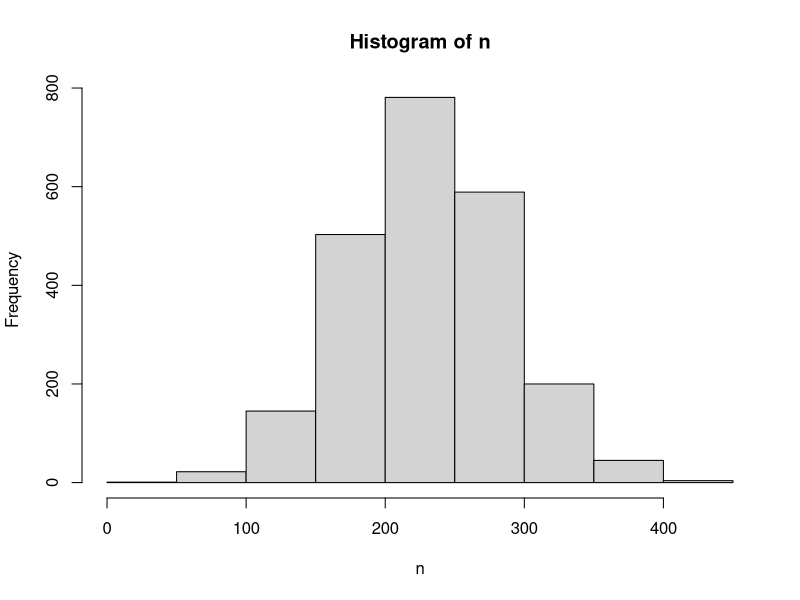

Here is the R script that generated this plot:
#Bruna Oliveira - Priscilla Overbeck de Oliveira - Suzane Job Menon

# QUESTÃO 1

install.packages("tidyverse")
library(tidyverse)

nomero <- function(name) {
  name = tolower(name)
  name = gsub(' ', '', name)
  total = 0
  name = match(unlist(strsplit(name, split="")), letters)
  
  for (i in name) {
    total = total + i 
  }
  return(total)
}

name = 'filipe zabala'
nomero(name)

###############################################

# QUESTÃO 2

name = 'bruna priscila suzane'
m = nomero('bruna priscila suzane')
s<-m/4
set.seed(m)
n <- rnorm(10*m,m,s)
hist(n,plot=TRUE)


###############################################

# QUESTÃO 3

# Legenda: b - balanceado | nb - nao balanceado

# Pr(B) = 3/4
# Pr(B') = 1/4
b = 3/4
nb = 1/4

# Pr({6}|B)  = 1/6
# Pr({6}|B') = 1/4
face_6_b = 1/6
face_6_nb = 1/4

# B
# 1 | 3/18 = 1/6
# 2 | 3/18 = 1/6
# 3 | 3/18 = 1/6
# 4 | 3/18 = 1/6
# 5 | 3/18 = 1/6
# 6 | 3/18 = 1/6

# B'
# 1 | 1/12
# 2 | 1/6
# 3 | 1/6
# 4 | 1/6
# 5 | 1/6
# 6 | 3 * 1/12 = 1/4

# Pr({1}|B') + 1/6 + 1/6 + 1/6 + 1/6 + (3 * Pr({1}|B')) = 1
# 4 * Pr({1}|B') + 4/6 = 1
# 4 * Pr({1}|B') = 1/3
# Pr({1}|B') = 1/3 * 1/4
# Pr({1}|B') = 1/12
aux = 4 * 1/6
prob_face_1_nb = (1 - aux)/4
prob_face_1_nb

# Pr(B|{6}) = (Pr(B) * Pr({6}|B)) / (Pr(B) * Pr({6}|B)) + (Pr(B') * Pr({6}|B'))
#             (3/4 * 1/6) / ((3/4 * 1/6) + (1/4 * 1/4))
prob_b_face_6 = (3/4 * 1/6) / ((3/4 * 1/6) + (1/4 * 1/4))
prob_b_face_6

###############################################

# QUESTÃO 4
#1 - flamengo 17,2%
# 2 - corinthians 13,4%
# ...
# 6 - grêmio 4%
# ...
# 10 - inter 2,5%
# 2500 pessoas, a partir dos 10 anos,
# no primeiro trimestre de 2010 em 141 cidades
# 
# Construa um intervalo com 95% de confiança assintótico para a
# proporção universal de brasileiros que torcem pelo Flamengo.


n <- 2500
pf <- 430/n
z <- abs(qnorm(0.025))
(me <- z*sqrt(pf*(1-pf)/n))   #margem de erro
(LIp <- pf - me)               #limite inferior
(LSp <- pf + me) #limite superior

###############################################

# QUESTÃO 5
# Seja a matriz de transição P a seguir, de três estados (classificação de clientes)
# A, B, C, considerados semestralmente.

# (a) (1.0) Obtenha P2. Interprete o valor da primeira linha, segunda coluna.
P <- matrix(c(.4,.3,.3, .3,.5,.2, .1,.2,.7), nrow = 3, byrow = TRUE)
rownames(P) <- colnames(P) <- LETTERS[1:nrow(P)]
P
(P2 <- P%*%P)
(P3 <- P2%*%P)

# No semestre seguinte P2 a probabilidade de clientes transicionarem de classificação
# A para B aumenta em 0.03% em relação ao semestre corrente P.
# No entanto, essa probabilidade diminui 0.003% em P3.

# P   A   B   C
# A 0.4 0.3 0.3
# B 0.3 0.5 0.2
# C 0.1 0.2 0.7

# P2   A    B    C
# A 0.28 0.33 0.39
# B 0.29 0.38 0.33
# C 0.17 0.27 0.56

# P3    A     B     C
# A 0.250 0.327 0.423
# B 0.263 0.343 0.394
# C 0.205 0.298 0.497

# (b) (1.0) Se há respectivamente 200, 300 e 500 em cada classe no instante zero,
# quantos clientes espera-se em cada classe após 3 passos? Considere o vetor v abaixo.
v <- c(200,300,500)
(v1 <- v%*%P)    
(v2 <- v1%*%P)  #ou (v1 <- v%*%P2)
(v3 <- v2%*%P)  #ou (v2 <- v%*%P3)

#       A     B     C
# [v0] 200   300   500
# [v1] 220   310   470
# [v2] 228   315   457
# [v3] 231.4 317.3 451.3

